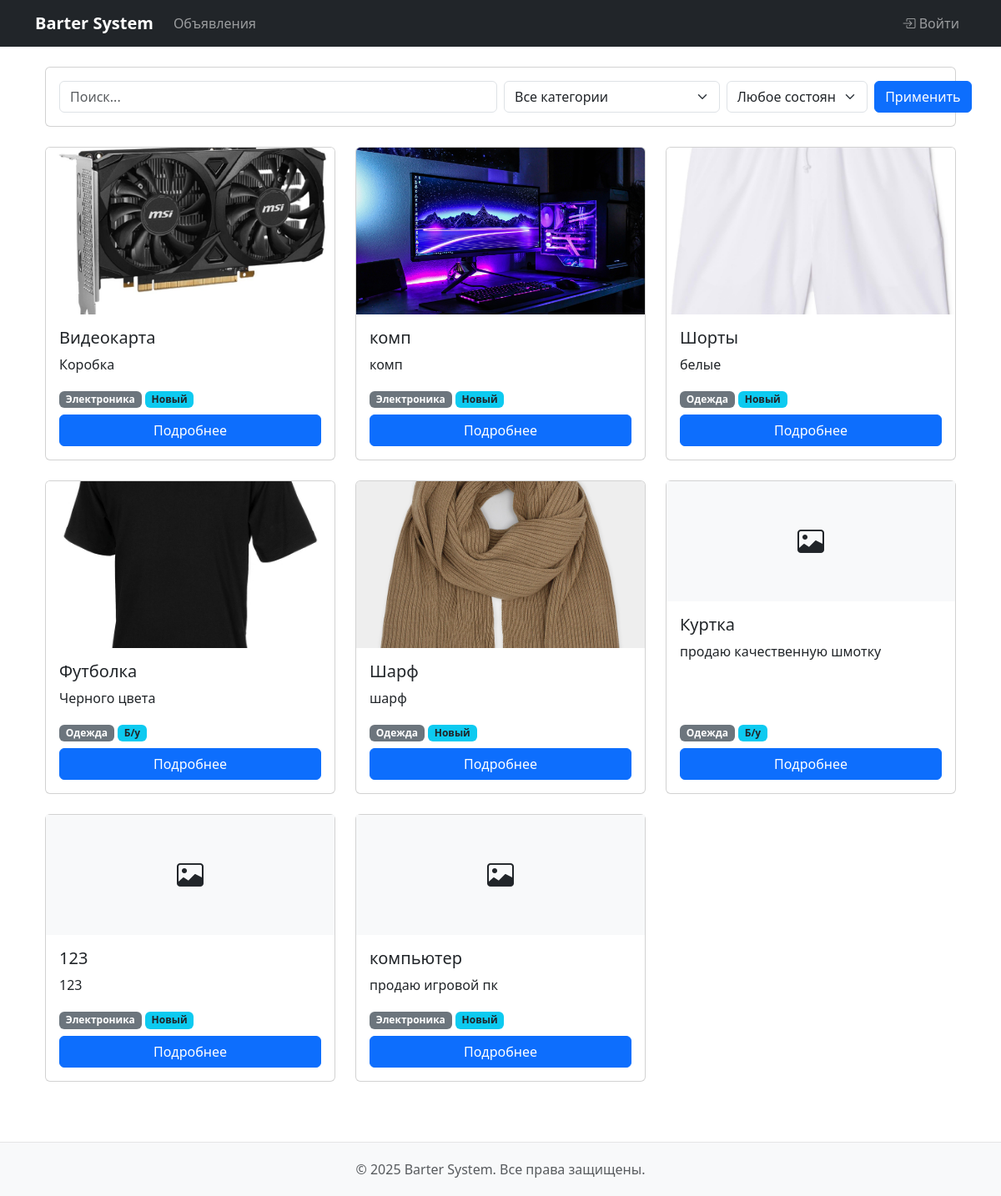
The page / on the database its author committed.
### ads/models.py (models this page shows, shortened)
class Ad(models.Model):
    CONDITION_CHOICES = [
        ('new', 'Новый'),
        ('used', 'Б/у'),
        ('broken', 'Требует ремонта')
    ]
    is_active = models.BooleanField(default=True, verbose_name="Активно")
    user = models.ForeignKey(User, on_delete=models.CASCADE)
    title = models.CharField(max_length=200)
    description = models.TextField()
    category = models.ForeignKey(Category, on_delete=models.SET_NULL, null=True)
    condition = models.CharField(max_length=20, choices=CONDITION_CHOICES)
    image = models.ImageField(upload_to='ads/', blank=True, null=True)
    created_at = models.DateTimeField(auto_now_add=True)
    updated_at = models.DateTimeField(auto_now=True)

class Category(models.Model):
    name = models.CharField(max_length=100, unique=True)

### ads/views.py (the view)
# urls.py: path('', views.ad_list, name='ad_list'),
def ad_list(request):
    ads = Ad.objects.filter(is_active=True).order_by('-created_at')
    search_query = request.GET.get('search')
    if search_query:
        ads = ads.filter(
            Q(title__icontains=search_query) |
            Q(description__icontains=search_query)
        )
    category_id = request.GET.get('category')
    if category_id:
        ads = ads.filter(category__id=category_id)
    condition = request.GET.get('condition')
    if condition:
        ads = ads.filter(condition=condition)
    paginator = Paginator(ads, 9)  # 9 объявлений на странице
    page_number = request.GET.get('page')
    page_obj = paginator.get_page(page_number)
    categories = Category.objects.all()
    return render(request, 'ads/ad_list.html', {
        'page_obj': page_obj,
        'categories': categories,
        'selected_category': int(category_id) if category_id else None,
        'selected_condition': condition,
        'search_query': search_query or ''
    })

### templates/ads/ad_list.html (shortened to what this page needs)
{% extends "base.html" %}
{% block content %}
<div class="container mt-4">
    <div class="card mb-4">
        <div class="card-body">
            <form method="get" class="row g-2">
                <div class="col-md-6">
                    <input type="text" name="search" class="form-control"
                           placeholder="Поиск..." value="{{ search_query }}">
                </div>
                <div class="col-md-3">
                    <select name="category" class="form-select">
                        <option value="">Все категории</option>
                    </select>
                </div>
                <div class="col-md-2">
                    <select name="condition" class="form-select">
                        <option value="">Любое состояние</option>
                    </select>
                </div>
                <div class="col-md-1">
                    <button type="submit" class="btn btn-primary">
                        Применить
                    </button>
                </div>
            </form>
        </div>
    </div>
    <div class="row">
        {% for ad in page_obj %}
        <div class="col-md-4 mb-4">
            <div class="card h-100">
                {% if ad.image %}
                <img src="{{ ad.image.url }}" class="card-img-top" alt="{{ ad.title }}" style="height: 200px; object-fit: cover;">
                {% else %}
                <div class="text-center py-5 bg-light">
                    <i class="bi bi-image" style="font-size: 2rem;"></i>
                </div>
                {% endif %}
                <div class="card-body d-flex flex-column">
                    <h5 class="card-title">{{ ad.title }}</h5>
                    <p class="card-text">{{ ad.description|truncatechars:100 }}</p>
                    <div class="mt-auto">
                        <span class="badge bg-secondary">{{ ad.category.name }}</span>
                        <span class="badge bg-info text-dark">{{ ad.get_condition_display }}</span>
                    </div>
                    <a href="{% url 'ads:ad_detail' ad.pk %}" class="btn btn-primary mt-2">
                        Подробнее
                    </a>
                </div>
            </div>
        </div>
        {% empty %}
        <div class="col-12">
            <div class="alert alert-info">Объявления не найдены. Попробуйте изменить параметры поиска.</div>
        </div>
        {% endfor %}
    </div>
</div>
{% endblock %}

### templates/base.html (shortened to what this page needs)
<!DOCTYPE html>
<html lang="ru">
<head>
    <link href="https://cdn.jsdelivr.net/npm/bootstrap@5.3.0/dist/css/bootstrap.min.css" rel="stylesheet">
</head>
<body>
    <nav class="navbar navbar-expand-lg navbar-dark bg-dark fixed-top">
        <div class="container">
            <a class="navbar-brand" href="{% url 'ads:ad_list' %}">Barter System</a>
            <div class="collapse navbar-collapse" id="navbarCollapse">
                <ul class="navbar-nav me-auto">
                    <li class="nav-item">
                        <a class="nav-link" href="{% url 'ads:ad_list' %}">Объявления</a>
                    </li>
                </ul>
                <ul class="navbar-nav">
                    {% if user.is_authenticated %}
                    <li class="nav-item dropdown">
                        <a class="nav-link dropdown-toggle" href="#" id="userDropdown" role="button" data-bs-toggle="dropdown">
                            <i class="bi bi-person-circle"></i> {{ user.username }}
                        </a>
                        <ul class="dropdown-menu dropdown-menu-end">
                            <li>
                                <form action="{% url 'logout' %}" method="post" class="d-inline">
                                    {% csrf_token %}
                                    <button type="submit" class="dropdown-item">
                                        <i class="bi bi-box-arrow-right"></i> Выйти
                                    </button>
                                </form>
                            </li>
                        </ul>
                    </li>
                    {% else %}
                    <li class="nav-item">
                        <a class="nav-link" href="{% url 'login' %}">
                            <i class="bi bi-box-arrow-in-right"></i> Войти
                        </a>
                    </li>
                    {% endif %}
                </ul>
            </div>
        </div>
    </nav>
    <main class="container mt-4">
        {% block content %}{% endblock %}
    </main>
    <footer class="footer mt-5">
        <div class="container text-center">
            <span class="text-muted">© {% now "Y" %} Barter System. Все права защищены.</span>
        </div>
    </footer>
    <link rel="stylesheet" href="https://cdn.jsdelivr.net/npm/bootstrap-icons@1.10.0/font/bootstrap-icons.css">
</body>
</html>

### templates/base.html (style rules this page uses)
body { padding-top: 56px; }
.footer { padding: 20px 0; margin-top: 30px; border-top: 1px solid #e5e5e5; background-color: #f8f9fa; }
.navbar-brand { font-weight: 600; }

### rows shown on the page
Ad: image (picture), title "Видеокарта", description "Коробка", category.name "Электроника", condition "Новый"
Ad: image (picture), title "комп", description "комп", category.name "Электроника", condition "Новый"
Ad: image (picture), title "Шорты", description "белые", category.name "Одежда", condition "Новый"
Ad: image (picture), title "Футболка", description "Черного цвета", category.name "Одежда", condition "Б/у"
Ad: image (picture), title "Шарф", description "шарф", category.name "Одежда", condition "Новый"
Ad: title "Куртка", description "продаю качественную шмотку", category.name "Одежда", condition "Б/у"
Ad: title "123", description "123", category.name "Электроника", condition "Новый"
Ad: title "компьютер", description "продаю игровой пк", category.name "Электроника", condition "Новый"
